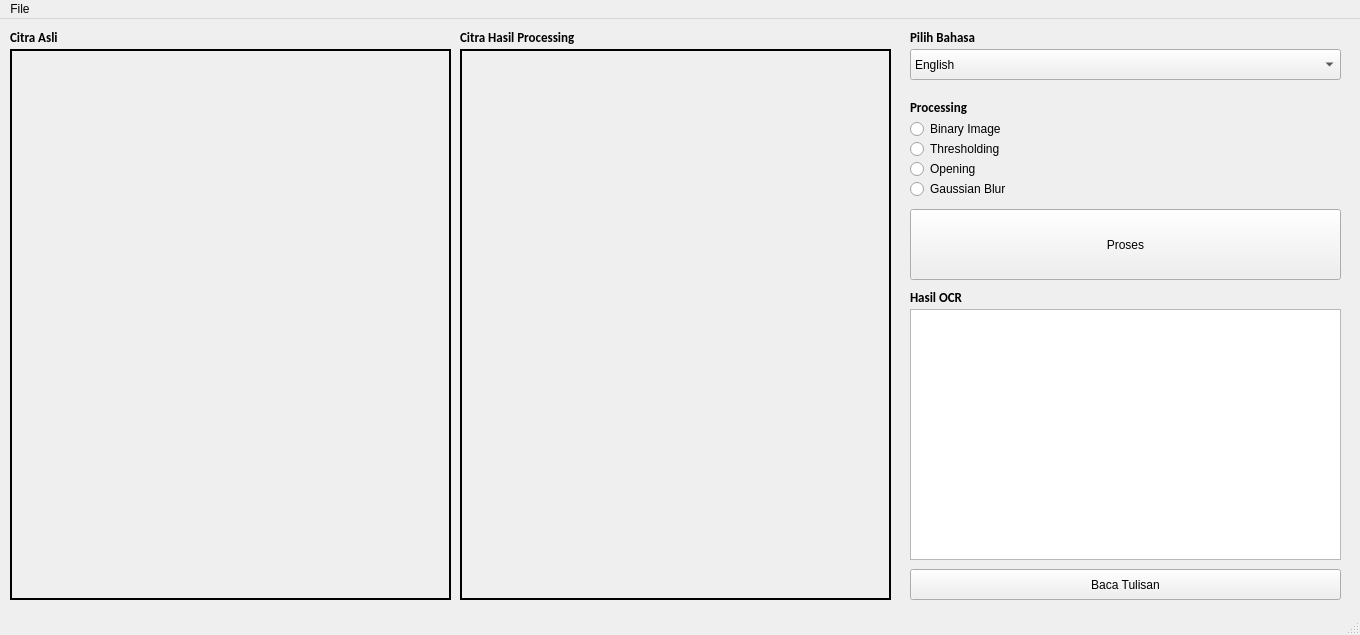
<?xml version="1.0" encoding="UTF-8"?>
<ui version="4.0">
 <class>MainWindow</class>
 <widget class="QMainWindow" name="MainWindow">
  <property name="enabled">
   <bool>true</bool>
  </property>
  <property name="geometry">
   <rect>
    <x>0</x>
    <y>0</y>
    <width>1360</width>
    <height>635</height>
   </rect>
  </property>
  <property name="windowTitle">
   <string>Aplikasi OCR</string>
  </property>
  <property name="autoFillBackground">
   <bool>false</bool>
  </property>
  <widget class="QWidget" name="centralwidget">
   <widget class="QLabel" name="mainLabel">
    <property name="geometry">
     <rect>
      <x>10</x>
      <y>30</y>
      <width>441</width>
      <height>551</height>
     </rect>
    </property>
    <property name="cursor">
     <cursorShape>BlankCursor</cursorShape>
    </property>
    <property name="frameShape">
     <enum>QFrame::Box</enum>
    </property>
    <property name="frameShadow">
     <enum>QFrame::Plain</enum>
    </property>
    <property name="lineWidth">
     <number>2</number>
    </property>
    <property name="text">
     <string/>
    </property>
   </widget>
   <widget class="QLabel" name="label">
    <property name="geometry">
     <rect>
      <x>10</x>
      <y>10</y>
      <width>91</width>
      <height>16</height>
     </rect>
    </property>
    <property name="font">
     <font>
      <family>Calibri</family>
      <pointsize>10</pointsize>
      <weight>75</weight>
      <bold>true</bold>
     </font>
    </property>
    <property name="text">
     <string>Citra Asli</string>
    </property>
   </widget>
   <widget class="QLabel" name="label_2">
    <property name="geometry">
     <rect>
      <x>910</x>
      <y>270</y>
      <width>91</width>
      <height>16</height>
     </rect>
    </property>
    <property name="font">
     <font>
      <family>Calibri</family>
      <pointsize>10</pointsize>
      <weight>75</weight>
      <bold>true</bold>
     </font>
    </property>
    <property name="text">
     <string>Hasil OCR</string>
    </property>
   </widget>
   <widget class="QPushButton" name="btnConvert">
    <property name="geometry">
     <rect>
      <x>910</x>
      <y>190</y>
      <width>431</width>
      <height>71</height>
     </rect>
    </property>
    <property name="text">
     <string>Proses</string>
    </property>
   </widget>
   <widget class="QComboBox" name="cbbBahasa">
    <property name="geometry">
     <rect>
      <x>910</x>
      <y>30</y>
      <width>431</width>
      <height>31</height>
     </rect>
    </property>
    <item>
     <property name="text">
      <string>English</string>
     </property>
    </item>
    <item>
     <property name="text">
      <string>Indonesia</string>
     </property>
    </item>
   </widget>
   <widget class="QLabel" name="label_3">
    <property name="geometry">
     <rect>
      <x>910</x>
      <y>10</y>
      <width>91</width>
      <height>16</height>
     </rect>
    </property>
    <property name="font">
     <font>
      <family>Calibri</family>
      <pointsize>10</pointsize>
      <weight>75</weight>
      <bold>true</bold>
     </font>
    </property>
    <property name="text">
     <string>Pilih Bahasa</string>
    </property>
   </widget>
   <widget class="QLabel" name="label_4">
    <property name="geometry">
     <rect>
      <x>460</x>
      <y>10</y>
      <width>161</width>
      <height>16</height>
     </rect>
    </property>
    <property name="font">
     <font>
      <family>Calibri</family>
      <pointsize>10</pointsize>
      <weight>75</weight>
      <bold>true</bold>
     </font>
    </property>
    <property name="text">
     <string>Citra Hasil Processing</string>
    </property>
   </widget>
   <widget class="QRadioButton" name="radBinaryImage">
    <property name="geometry">
     <rect>
      <x>910</x>
      <y>100</y>
      <width>121</width>
      <height>20</height>
     </rect>
    </property>
    <property name="text">
     <string>Binary Image</string>
    </property>
   </widget>
   <widget class="QRadioButton" name="radThresholding">
    <property name="geometry">
     <rect>
      <x>910</x>
      <y>120</y>
      <width>121</width>
      <height>20</height>
     </rect>
    </property>
    <property name="text">
     <string>Thresholding</string>
    </property>
   </widget>
   <widget class="QRadioButton" name="radOpening">
    <property name="geometry">
     <rect>
      <x>910</x>
      <y>140</y>
      <width>121</width>
      <height>20</height>
     </rect>
    </property>
    <property name="text">
     <string>Opening</string>
    </property>
   </widget>
   <widget class="QLabel" name="label_5">
    <property name="geometry">
     <rect>
      <x>910</x>
      <y>80</y>
      <width>91</width>
      <height>16</height>
     </rect>
    </property>
    <property name="font">
     <font>
      <family>Calibri</family>
      <pointsize>10</pointsize>
      <weight>75</weight>
      <bold>true</bold>
     </font>
    </property>
    <property name="text">
     <string>Processing</string>
    </property>
   </widget>
   <widget class="QLabel" name="procLabel">
    <property name="geometry">
     <rect>
      <x>460</x>
      <y>30</y>
      <width>431</width>
      <height>551</height>
     </rect>
    </property>
    <property name="frameShape">
     <enum>QFrame::Box</enum>
    </property>
    <property name="lineWidth">
     <number>2</number>
    </property>
    <property name="text">
     <string/>
    </property>
   </widget>
   <widget class="QTextEdit" name="textEdit">
    <property name="enabled">
     <bool>true</bool>
    </property>
    <property name="geometry">
     <rect>
      <x>910</x>
      <y>290</y>
      <width>431</width>
      <height>251</height>
     </rect>
    </property>
    <property name="readOnly">
     <bool>true</bool>
    </property>
   </widget>
   <widget class="QRadioButton" name="radGaussianBlur">
    <property name="geometry">
     <rect>
      <x>910</x>
      <y>160</y>
      <width>111</width>
      <height>20</height>
     </rect>
    </property>
    <property name="text">
     <string>Gaussian Blur</string>
    </property>
   </widget>
   <widget class="QPushButton" name="btnScan">
    <property name="geometry">
     <rect>
      <x>910</x>
      <y>550</y>
      <width>431</width>
      <height>31</height>
     </rect>
    </property>
    <property name="text">
     <string>Baca Tulisan</string>
    </property>
   </widget>
  </widget>
  <widget class="QMenuBar" name="menubar">
   <property name="geometry">
    <rect>
     <x>0</x>
     <y>0</y>
     <width>1360</width>
     <height>26</height>
    </rect>
   </property>
   <widget class="QMenu" name="menuFile">
    <property name="title">
     <string>File</string>
    </property>
    <addaction name="actionOpen_Image"/>
    <addaction name="actionExit"/>
   </widget>
   <addaction name="menuFile"/>
  </widget>
  <widget class="QStatusBar" name="statusbar"/>
  <action name="actionOpen_Image">
   <property name="text">
    <string>Open Image</string>
   </property>
  </action>
  <action name="actionSave_to_Text">
   <property name="text">
    <string>Save to Text</string>
   </property>
  </action>
  <action name="actionExit">
   <property name="text">
    <string>Exit</string>
   </property>
  </action>
 </widget>
 <resources/>
 <connections/>
</ui>
